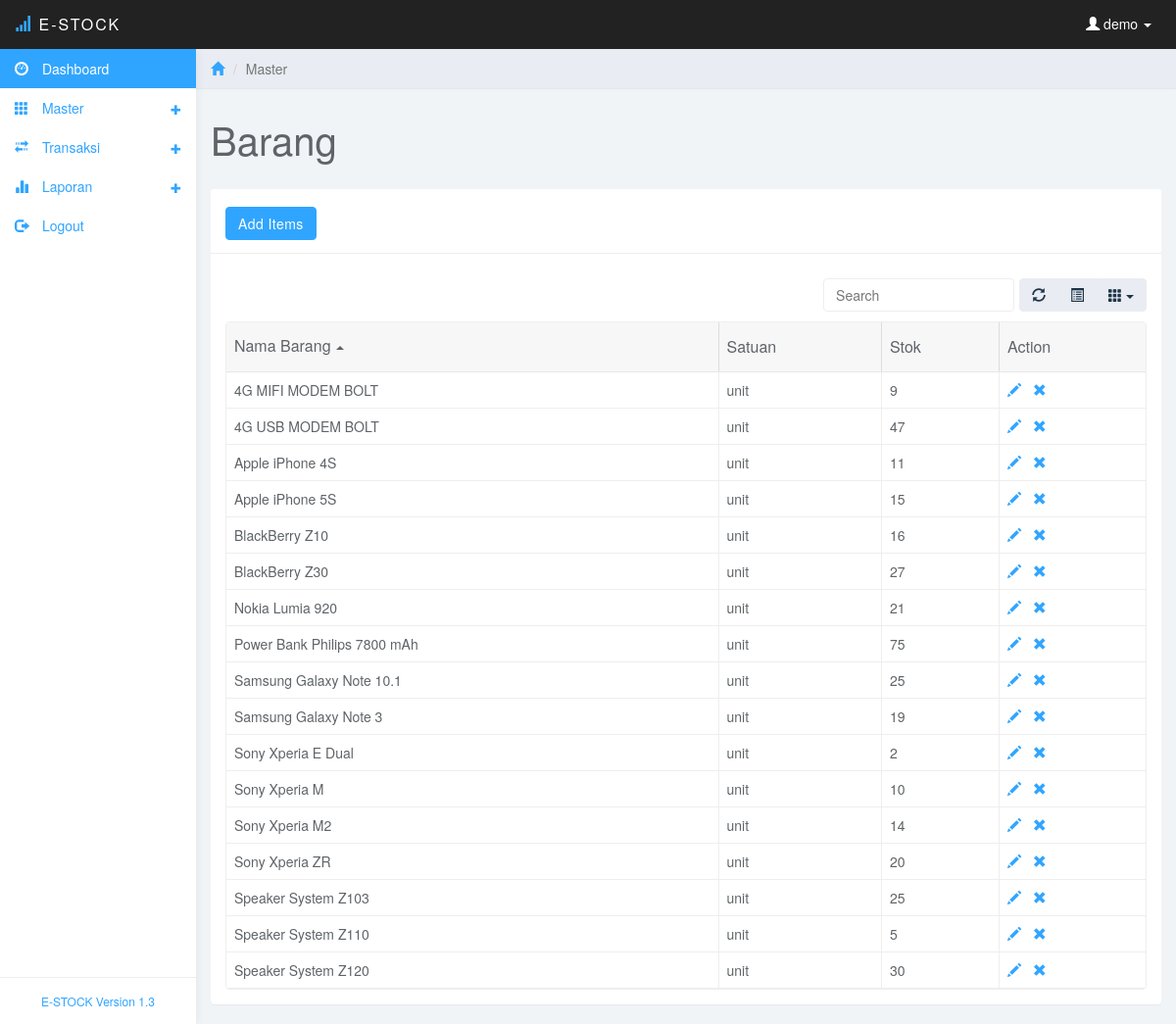
/barang.php (signed in), run on the app's committed database.
### tables this page shows
CREATE TABLE IF NOT EXISTS `barang` (
  `id_barang` int(11) NOT NULL AUTO_INCREMENT,
  `nama_barang` varchar(50) NOT NULL,
  `satuan` varchar(10) NOT NULL,
  `stok` int(11) NOT NULL,
  PRIMARY KEY (`id_barang`)
);

### barang.php (the view, shortened to what this page needs)
<?php
include ("koneksi/koneksi.php");
$pengguna=$_SESSION['username'];
?>
<!DOCTYPE html>
<html>
<head>
<link href="css/bootstrap.min.css" rel="stylesheet">
<link href="css/datepicker3.css" rel="stylesheet">
<link href="css/bootstrap-table.css" rel="stylesheet">
<link href="css/styles.css" rel="stylesheet">
</head>
<body>
	<nav class="navbar navbar-inverse navbar-fixed-top" role="navigation">
		<div class="container-fluid">
			<div class="navbar-header">
				<a class="navbar-brand" href="#"><span class="glyphicon glyphicon-signal"></span> E-Stock<span></span></a>
				<ul class="user-menu">
					<li class="dropdown pull-right">
						<a href="#" class="dropdown-toggle" data-toggle="dropdown"><span class="glyphicon glyphicon-user"></span>
						<?php
						echo " $pengguna";
						?>
						<span class="caret"></span></a>
					</li>
				</ul>
			</div>
		</div>
	</nav>
	<?php
	include("menu.php");
	?>
	<div class="col-sm-9 col-sm-offset-3 col-lg-10 col-lg-offset-2 main">
		<div class="row">
			<ol class="breadcrumb">
				<li><a href="#"><span class="glyphicon glyphicon-home"></span></a></li>
				<li class="active">Master</li>
			</ol>
		</div>
		<div class="row">
			<div class="col-lg-12">
				<h1 class="page-header">Barang</h1>
			</div>
		</div>
		<div class="row">
			<div class="col-lg-12">
				<div class="panel panel-default">
					<div class="panel-heading"><a href="add-barang.php" class="btn btn-primary btn-md">Add Items</a></div>
					<div class="panel-body">
						<table data-toggle="table" data-url="tables/data1.json"  data-show-refresh="true" data-show-toggle="true" data-show-columns="true" data-search="true" data-select-item-name="toolbar1" data-pagination="false" data-sort-name="name" data-sort-order="asc">
						    <thead>
						    <tr>
						        <th data-field="name"  data-sortable="true">Nama Barang</th>
								<th data-field="seater"  data-sortable="true">Satuan</th>
						        <th data-field="stock" data-sortable="true">Stok</th>
								<th data-field="action" data-sortable="true">Action</th>
						    </tr>
							</thead>
							<tbody>
							<?php
							$sqlbarang="select * from barang order by nama_barang asc";
							$querybarang=mysqli_query($con,$sqlbarang);
							while ($databarang=mysqli_fetch_array($querybarang))
							{
							echo '
							<tr>
						        <!--
								<td data-field="state" data-checkbox="true" >'.$databarang['id_barang'].'</td>
						        <td data-field="id" data-sortable="true">'.$databarang['id_barang'].'</td>
						        -->
								<td data-field="name"  data-sortable="true">'.$databarang['nama_barang'].'</td>
								<td data-field="seater"  data-sortable="true">'.$databarang['satuan'].'</td>
						        <td data-field="stock" data-sortable="true">'.$databarang['stok'].'</td>
								<td data-field="action" data-sortable="true"><a href="edit-barang.php?id='.$databarang['id_barang'].'"><span class="glyphicon glyphicon-pencil" title="Edit"></a> &nbsp;&nbsp;<a href="save-barang.php?id='.$databarang['id_barang'].'&mode=delete"><span class="glyphicon glyphicon-remove" title="Delete"></span></a></td>
						    </tr>';
							}
							?>
						    </tbody>
						</table>
					</div>
				</div>
			</div>
		</div>
	</div>
</body>
</html>

### menu.php (shortened to what this page needs)
<div id="sidebar-collapse" class="col-sm-3 col-lg-2 sidebar">
		<ul class="nav menu">
			<li class="active"><a href="index.php"><span class="glyphicon glyphicon-dashboard"></span> Dashboard</a></li>
			<li class="parent ">
				<a href="#">
					<span data-toggle="collapse" href="#sub-item-1" class="glyphicon glyphicon-th"></span> Master <span data-toggle="collapse" href="#sub-item-1" class="icon pull-right"><em class="glyphicon glyphicon-s glyphicon-plus"></em></span>
				</a>
			</li>
			<li class="parent ">
				<a href="#">
					<span data-toggle="collapse" href="#sub-item-2" class="glyphicon glyphicon-transfer"></span> Transaksi <span data-toggle="collapse" href="#sub-item-2" class="icon pull-right"><em class="glyphicon glyphicon-s glyphicon-plus"></em></span>
				</a>
			</li>
			<li class="parent ">
				<a href="#">
					<span data-toggle="collapse" href="#sub-item-3" class="glyphicon glyphicon-stats"></span> Laporan <span data-toggle="collapse" href="#sub-item-3" class="icon pull-right"><em class="glyphicon glyphicon-s glyphicon-plus"></em></span>
				</a>
			</li>
			<li><a href="login/aksilogout.php"><span class="glyphicon glyphicon-log-out"></span> Logout</a></li>
		</ul>
		<div class="attribution"><a href="">E-STOCK Version 1.3</a></div>
</div>

### css/styles.css (style rules this page uses)
body { background: #f1f4f7; padding-top: 50px; color: #5f6468; }
a, a:hover, a:focus { color: #30a5ff; }
h1, h2, h3, h4, h5, h6 { color: #5f6468; }
h1 { font-weight: 300; font-size: 40px; }
.glyphicon-s { font-size: 0.75em; }
.navbar-header .navbar-brand { color: #fff; font-size: 16px; text-transform: uppercase; font-weight: 500; letter-spacing: 2px; }
.navbar-header .navbar-brand span { color: #30a5ff; }
.btn-primary, .btn-primary:hover, .btn-primary:focus, .btn-primary:active, .btn-primary.active, .open > .dropdown-toggle.btn-primary, .btn-primary.disabled, .btn-primary[disabled], fieldset[disabled] .btn-primary, .btn-primary.disabled:hover, .btn-primary[disabled]:hover, fieldset[disabled] .btn-primary:hover, .btn-primary.disabled:focus, .btn-primary[disabled]:focus, fieldset[disabled] .btn-primary:focus, .btn-primary.disabled:active, .btn-primary[disabled]:active, fieldset[disabled] .btn-primary:active, .btn-primary.disabled.active, .btn-primary[disabled].active, fieldset[disabled] .btn-primary.active { background-color: #30a5ff; border-color: #30a5ff; }
.panel { border: 0; }
.panel-heading { font-size: 18px; font-weight: 300; letter-spacing: 0.025em; height: 66px; line-height: 45px; }
.panel-default .panel-heading { background: #fff; border-bottom: 1px solid #eee; color: #5f6468; }
.navbar { border: 0; }
.user-menu { display: inline-block; margin-top: 14px; margin-right: 10px; float: right; list-style: none; padding: 0; }
.user-menu a { color: #fff; }
.sidebar { display: block; background-color: #fff; padding: 0; display: none; }
@media (min-width: 768px) { .sidebar { display: block; position: fixed; top: 50px; bottom: 0; left: 0; z-index: 1000; display: block; margin: 0; padding: 0; overflow-x: hidden; overflow-y: auto; background-color: #fff; box-shadow: 1px 0px 10px rgba(0, 0, 0, .05); } }
@media (min-width: 768px) { .navbar-header { width: 100%; } }
.sidebar ul.nav .active a, .sidebar ul.nav li.parent a.active, .sidebar ul.nav .active > a:hover, .sidebar ul.nav li.parent a.active:hover, .sidebar ul.nav .active > a:focus, .sidebar ul.nav li.parent a.active:focus { color: #fff; background-color: #30a5ff; }
.sidebar span.glyphicon { margin-right: 10px; }
.sidebar .attribution { position: absolute; bottom: 0px; width: 100%; padding: 15px; text-align: center; border-top: 1px solid #eee; font-size: 12px; }
.breadcrumb { border-radius: 0; padding: 10px 15px; background: #e9ecf2; box-shadow: 0 1px 1px rgba(0, 0, 0, .05); margin: 0 ; }
h1.page-header { margin-top: 30px; border-bottom: 0; }
.table { background: #fff; }

### data on the page
barang: nama_barang "4G MIFI MODEM BOLT", satuan "unit", stok "9"
barang: nama_barang "4G USB MODEM BOLT", satuan "unit", stok "47"
barang: nama_barang "Apple iPhone 4S", satuan "unit", stok "11"
barang: nama_barang "Apple iPhone 5S", satuan "unit", stok "15"
barang: nama_barang "BlackBerry Z10", satuan "unit", stok "16"
barang: nama_barang "BlackBerry Z30", satuan "unit", stok "27"
barang: nama_barang "Nokia Lumia 920", satuan "unit", stok "21"
barang: nama_barang "Power Bank Philips 7800 mAh", satuan "unit", stok "75"
barang: nama_barang "Samsung Galaxy Note 10.1", satuan "unit", stok "25"
barang: nama_barang "Samsung Galaxy Note 3", satuan "unit", stok "19"
barang: nama_barang "Sony Xperia E Dual", satuan "unit", stok "2"
barang: nama_barang "Sony Xperia M", satuan "unit", stok "10"
barang: nama_barang "Sony Xperia M2", satuan "unit", stok "14"
barang: nama_barang "Sony Xperia ZR", satuan "unit", stok "20"
barang: nama_barang "Speaker System Z103", satuan "unit", stok "25"
barang: nama_barang "Speaker System Z110", satuan "unit", stok "5"
barang: nama_barang "Speaker System Z120", satuan "unit", stok "30"

### other printed values
$pengguna "demo"
